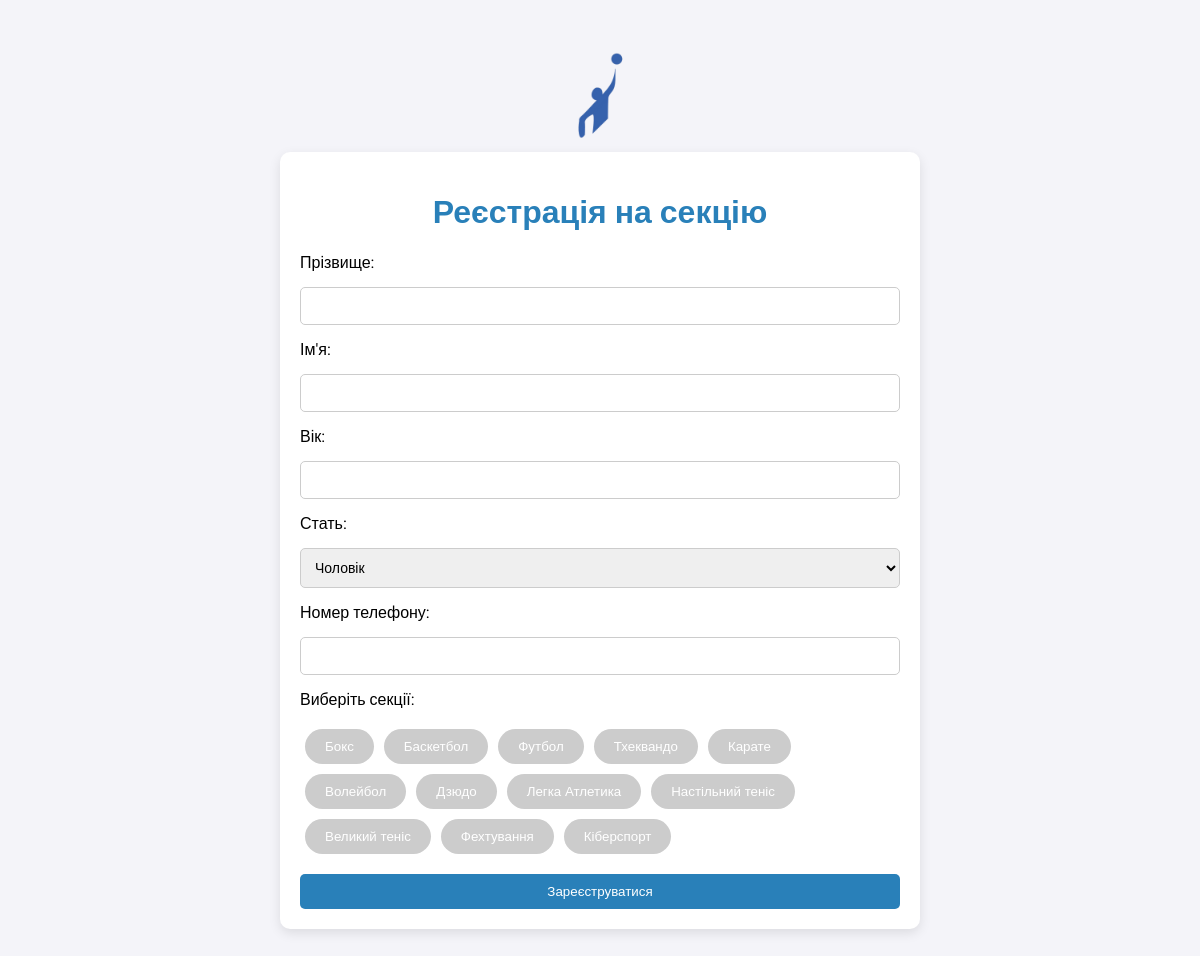
/source/registration/index_register.php, run on the app's committed database.
### tables this page shows
CREATE TABLE `section` (
  `ID` int NOT NULL AUTO_INCREMENT,
  `Nazva` varchar(30) NOT NULL,
  `Misceznahodjennya` varchar(100) NOT NULL,
  `Miscya` int NOT NULL,
  `Vilni_miscya` int NOT NULL,
  PRIMARY KEY (`ID`)
);

### source/registration/index_register.php (the view, shortened to what this page needs)
<?php
$conn = new mysqli('localhost:3306', 'root', 'root', 'sportuvni_sections');
$sql_sections = "SELECT ID, Nazva FROM Section";
$result_sections = $conn->query($sql_sections);
?>
<!DOCTYPE html>
<html lang="uk">
<head>
    <header style="text-align: center; margin-top: 20px;">
         <a href="/index.php">
            <img src="/images/logo.png" alt="Логотип" style="width: 100px; height: auto;">
        </a>
    </header>
    <link rel="stylesheet" href="/styles/register.css">
</head>
<body class="register">
    <div class="container">
        <h1 class="text">Реєстрація на секцію</h1>
        <form class="reg" id="registration-form" action="/source/registration/index_register_process.php" method="POST">
            <label for="prizvushche">Прізвище:</label>
            <input type="text" name="prizvushche" id="prizvushche" required>
            <label for="imya">Ім'я:</label>
            <input type="text" name="imya" id="imya" required>
            <label for="vik">Вік:</label>
            <input type="number" name="vik" id="vik" min="1" required>
            <label for="stat">Стать:</label>
            <select name="stat" id="stat" required>
                <option value="Чоловік">Чоловік</option>
            </select>
            <label for="telefon">Номер телефону:</label>
            <input type="text" name="nomer_telefony" id="nomer_telefony" required>
            <label for="sections">Виберіть секції:</label>
            <div id="sections">
                <?php
                while ($row = $result_sections->fetch_assoc()) {
                    echo "<button type='button' class='section-button' data-id='" . $row['ID'] . "'>" . $row['Nazva'] . "</button>";
                }
                ?>
            </div>
            <button type="submit" class="button" id="submit-button">Зареєструватися</button>
        </form>
    </div>
</body>
</html>

### styles/register.css (style rules this page uses)
.register { background-color: #f4f4f9; font-family: 'Roboto', sans-serif; padding: 20px; }
.container { max-width: 600px; margin: 0 auto; background-color: #fff; padding: 20px; box-shadow: 0 4px 12px rgba(0, 0, 0, 0.1); border-radius: 10px; }
.text { text-align: center; color: #2980b9; }
.reg { display: flex; flex-direction: column; gap: 15px; }
label { font-size: 16px; }
input, select { padding: 10px; border-radius: 5px; border: 1px solid #ccc; font-size: 14px; }
.button { background-color: #2980b9; color: white; padding: 10px; text-align: center; border-radius: 5px; cursor: pointer; border: none; transition: background-color 0.3s ease; }

### source/registration/index_register.php (style rules this page uses)
.section-button { display: inline-block; padding: 10px 20px; margin: 5px; border: none; background-color: #ccc; color: white; cursor: pointer; transition: background-color 0.3s; border-radius: 20px; }

### data on the page
section: Nazva "Бокс"
section: Nazva "Баскетбол"
section: Nazva "Футбол"
section: Nazva "Тхеквандо"
section: Nazva "Карате"
section: Nazva "Волейбол"
section: Nazva "Дзюдо"
section: Nazva "Легка Атлетика"
section: Nazva "Настільний теніс"
section: Nazva "Великий теніс"
section: Nazva "Фехтування"
section: Nazva "Кіберспорт"
